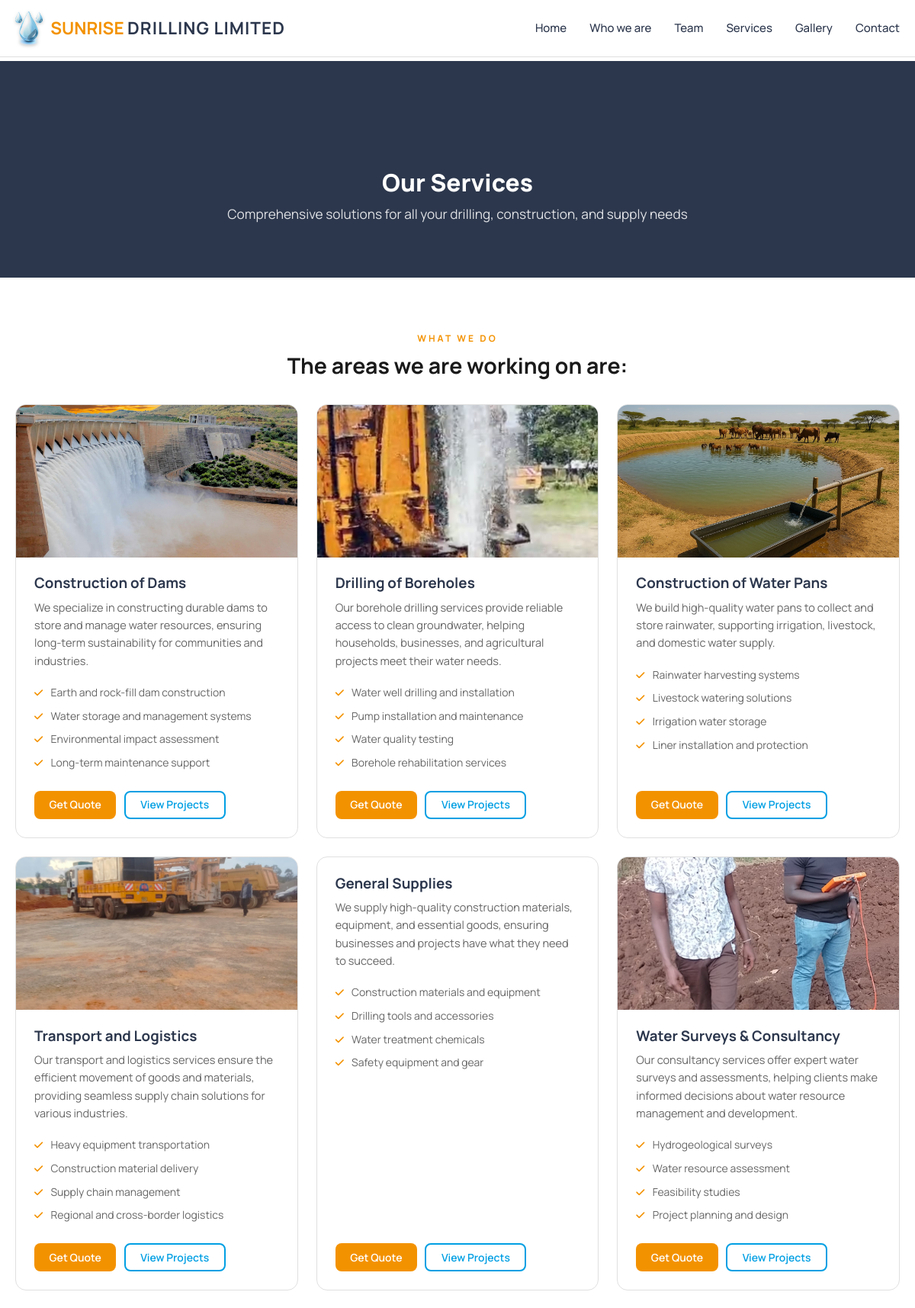
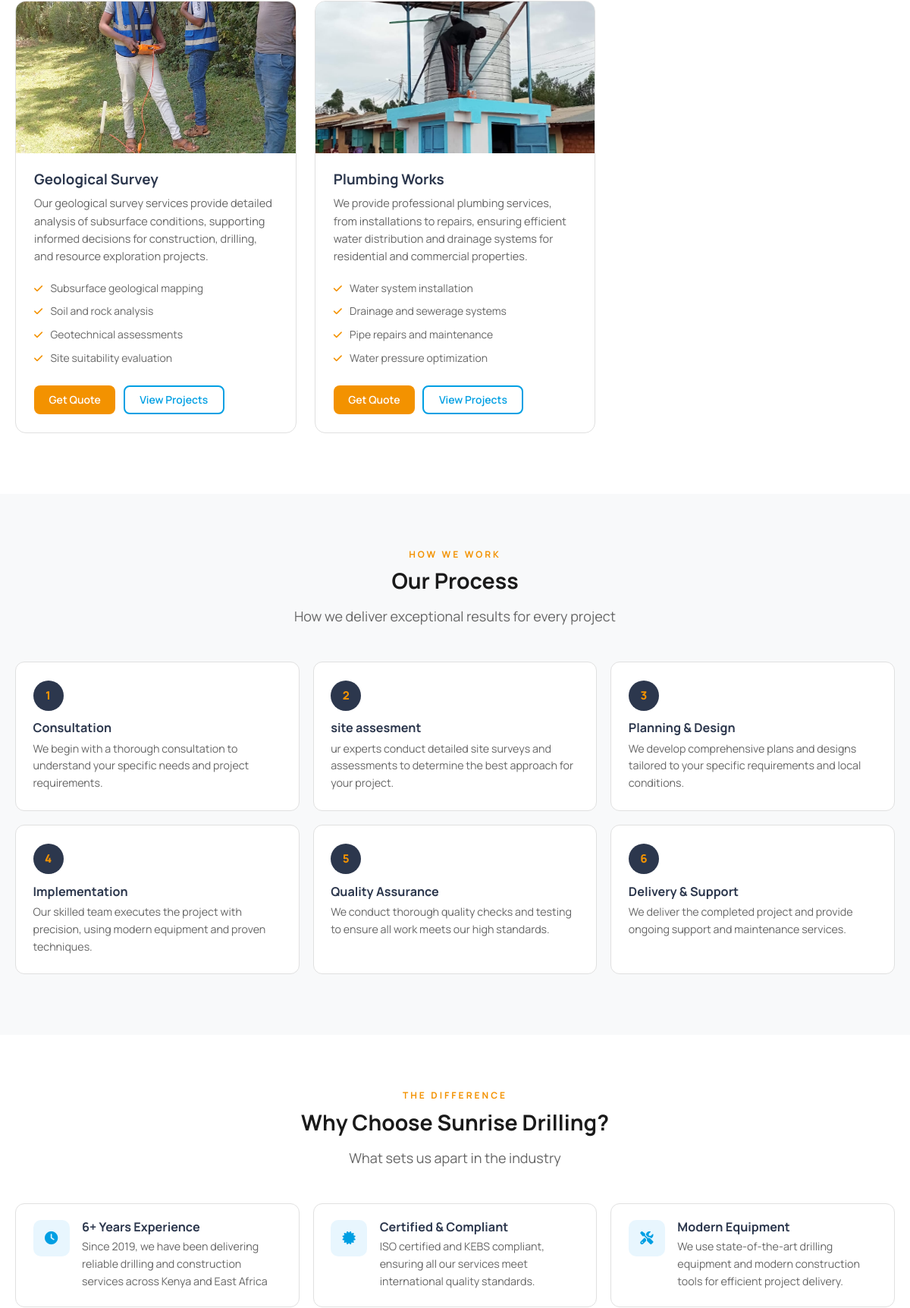
Page /services/ (upper part) on the committed database (2 pictures, top to bottom).
### main/models.py (models this page shows, shortened)
class SingletonModel(models.Model):
    class Meta:
        abstract = True
    @classmethod
    def load(cls):
        obj, _ = cls.objects.get_or_create(pk=1)
        return obj

class ServicesPageContent(SingletonModel):
    header_title = models.CharField(max_length=200, default="Our Services")
    header_subtitle = models.CharField(
        max_length=255,
        default="Comprehensive solutions for all your drilling, construction, and supply needs")
    intro_title = models.CharField(max_length=255, default="The areas we are working on are:")
    process_title = models.CharField(max_length=200, default="Our Process")
    process_subtitle = models.CharField(
        max_length=255, default="How we deliver exceptional results for every project")
    why_title = models.CharField(max_length=200, default="Why Choose Sunrise Drilling?")
    why_subtitle = models.CharField(max_length=255, default="What sets us apart in the industry")
    class Meta:
        verbose_name = "Services Page"
        verbose_name_plural = "Services Page"

class Service(models.Model):
    title = models.CharField(max_length=200)
    description = models.TextField()
    image = models.ImageField(upload_to='services/images/', blank=True, null=True)
    features = models.TextField(help_text="Enter features as a comma-separated list")
    primary_cta_text = models.CharField(max_length=50, default="Get Quote")
    primary_cta_url = models.CharField(max_length=200, default="main:contact")
    secondary_cta_text = models.CharField(max_length=50, default="View Projects")
    secondary_cta_url = models.CharField(max_length=200, default="main:gallery")
    order = models.PositiveIntegerField(default=0)
    class Meta:
        verbose_name = "Service"
        verbose_name_plural = "Services"
        ordering = ['order']
    def get_features_list(self):
        return [feature.strip() for feature in self.features.split(',')]

class ProcessStep(models.Model):
    title = models.CharField(max_length=200)
    description = models.TextField()
    order = models.PositiveIntegerField(default=0)
    class Meta:
        verbose_name = "Process Step"
        verbose_name_plural = "Process Steps"
        ordering = ['order']

class WhyChooseItem(models.Model):
    title = models.CharField(max_length=200)
    description = models.TextField()
    icon = models.CharField(max_length=100, help_text="Font Awesome icon class, e.g., fa-clock")
    order = models.PositiveIntegerField(default=0)
    class Meta:
        verbose_name = "Why Choose Item"
        verbose_name_plural = "Why Choose Items"
        ordering = ['order']

### main/views.py (the view)
# urls.py: path('services/', views.services, name='services'),
def services(request):
    services = Service.objects.all()
    process_steps = ProcessStep.objects.all()
    why_choose_items = WhyChooseItem.objects.all()
    cta = ServicesCTA.objects.first() or ServicesCTA.objects.create()
    context = {
        'content': ServicesPageContent.load(),
        'services': services,
        'process_steps': process_steps,
        'why_choose_items': why_choose_items,
        'cta': cta,
    }
    return render(request, 'main/services.html', context)

### main/context_processors.py (called while the page is built)
def site_content(request):
    return {
        'site_settings': SiteSettings.load(),
        'footer_services': Service.objects.all()[:6],
    }

### templates/main/services.html (shortened to what this page needs)
{% extends 'base.html' %}
{% load static %}
{% block extra_css %}
<link rel="stylesheet" href="{% static 'css/main.css' %}">
<link rel="stylesheet" href="{% static 'css/services.css' %}">
{% endblock %}
{% block content %}
<section class="page-header">
    <div class="container">
        <h1 class="page-title">{{ content.header_title }}</h1>
        <p class="page-subtitle">{{ content.header_subtitle }}</p>
    </div>
</section>
<section class="services-main">
    <div class="container">
        <p class="eyebrow animate-on-scroll">What we do</p>
        <h2 class="section-title animate-on-scroll">{{ content.intro_title }}</h2>
        <div class="services-grid">
            {% for service in services %}
            <div class="svc-card animate-on-scroll">
                {% if service.image %}
                <img class="svc-photo" src="{{ service.image.url }}" alt="{{ service.title }} - Sunrise Drilling Kenya" loading="lazy">
                {% endif %}
                <div class="svc-body">
                    <h3 class="svc-title">{{ service.title }}</h3>
                    <p class="svc-desc">{{ service.description }}</p>
                    <ul class="svc-features">
                        {% for feature in service.get_features_list %}
                        <li><i class="fas fa-check"></i> {{ feature }}</li>
                        {% endfor %}
                    </ul>
                    <div class="svc-actions">
                        <a href="{% url service.primary_cta_url %}" class="svc-btn svc-btn-solid">{{ service.primary_cta_text }}</a>
                        <a href="{% url service.secondary_cta_url %}" class="svc-btn svc-btn-outline">{{ service.secondary_cta_text }}</a>
                    </div>
                </div>
            </div>
            {% empty %}
            <p>No services available at the moment.</p>
            {% endfor %}
        </div>
    </div>
</section>
<section class="process-section">
    <div class="container">
        <p class="eyebrow eyebrow-dark animate-on-scroll">How we work</p>
        <h2 class="section-title animate-on-scroll">{{ content.process_title }}</h2>
        <p class="section-subtitle animate-on-scroll">{{ content.process_subtitle }}</p>
        <div class="process-steps">
            {% for step in process_steps %}
            <div class="process-step animate-on-scroll">
                <div class="process-number">{{ forloop.counter }}</div>
                <h3 class="process-title">{{ step.title }}</h3>
                <p class="process-description">{{ step.description }}</p>
            </div>
            {% empty %}
            <p>No process steps available at the moment.</p>
            {% endfor %}
        </div>
    </div>
</section>
<section class="why-choose">
    <div class="container">
        <p class="eyebrow animate-on-scroll">The difference</p>
        <h2 class="section-title animate-on-scroll">{{ content.why_title }}</h2>
        <p class="section-subtitle animate-on-scroll">{{ content.why_subtitle }}</p>
        <div class="why-choose-grid">
            {% for item in why_choose_items %}
            <div class="why-choose-item animate-on-scroll">
                <div class="why-choose-icon"><i class="fas {{ item.icon }}"></i></div>
                <div>
                    <h3 class="why-choose-title">{{ item.title }}</h3>
                    <p class="why-choose-description">{{ item.description }}</p>
                </div>
            </div>
            {% endfor %}
        </div>
    </div>
</section>
{% endblock %}

### static/css/main.css (style rules this page uses)
:root { --primary-blue: #009FE3; --primary-orange: #F39200; --brand-navy: #2C374D; --brand-blue-deep: #0077B6; --text-dark: #1a1a1a; --text-light: #666666; --white: #ffffff; --light-gray: #f8f9fa; --border-color: #e0e0e0; --shadow: 0 2px 10px rgba(29, 42, 62, 0.06); --shadow-lg: 0 12px 28px rgba(29, 42, 62, 0.12); }
* { margin: 0; padding: 0; box-sizing: border-box; }
body { font-family: 'Manrope', sans-serif; line-height: 1.6; color: var(--text-dark); background-color: var(--white); overflow-x: hidden; }
h1, h2, h3, h4, h5, h6 { font-weight: 600; line-height: 1.2; margin-bottom: 1rem; }
h1 { font-size: 2.2rem; font-weight: 800; }
h2 { font-size: 1.9rem; font-weight: 700; }
h3 { font-size: 1.6rem; font-weight: 600; }
p { margin-bottom: 1rem; color: var(--text-light); }
.container { max-width: 1200px; margin: 0 auto; padding: 0 20px; }
.section-title { font-size: 1.9rem; font-weight: 700; text-align: center; margin-bottom: 1rem; color: var(--text-dark); }
.section-subtitle { font-size: 1.2rem; text-align: center; color: var(--text-light); margin-bottom: 3rem; max-width: 600px; margin-left: auto; margin-right: auto; }
.fade-in { opacity: 0; transform: translateY(12px); animation: fadeInUp 0.45s ease forwards; }

### templates/base.html (style rules this page uses)
:root { --primary-blue: #009FE3; --primary-orange: #F39200; --brand-navy: #2C374D; --brand-blue-deep: #0077B6; --text-dark: #1a1a1a; --text-light: #666666; --white: #ffffff; --light-gray: #f8f9fa; --border-color: #e0e0e0; }
* { margin: 0; padding: 0; box-sizing: border-box; }
html { font-size: 15px; }
body { font-family: 'Manrope', sans-serif; line-height: 1.6; color: var(--text-dark); background-color: var(--white); }
.container { max-width: 1200px; margin: 0 auto; padding: 0 20px; }
.section-title { font-size: 1.9rem; font-weight: 700; text-align: center; margin-bottom: 1rem; color: var(--text-dark); }
.section-subtitle { font-size: 1.2rem; text-align: center; color: var(--text-light); margin-bottom: 3rem; }
.eyebrow { color: var(--primary-orange); font-size: 0.8rem; font-weight: 700; letter-spacing: 3px; text-transform: uppercase; text-align: center; margin-bottom: 0.6rem; }
.fade-in { opacity: 0; transform: translateY(12px); animation: fadeInUp 0.45s ease forwards; }

### rows in the picture
ServicesPageContent: header_title "Our Services", header_subtitle "Comprehensive solutions for all your drilling, construction, and supply needs", intro_title "The areas we are working on are:", process_title "Our Process", process_subtitle "How we deliver exceptional results for every project", why_title "Why Choose Sunrise Drilling?", why_subtitle "What sets us apart in the industry"
Service: image (picture), title "Construction of Dams", description "We specialize in constructing durable dams to store and manage water resources, ensuring long-term sustainability for communities and industries.", get_features_list "Earth and rock-fill dam construction" "Water storage and management systems" "Environmental impact assessment" "Long-term maintenance support", primary_cta_text "Get Quote", secondary_cta_text "View Projects"
Service: image (picture), title "Drilling of Boreholes", description "Our borehole drilling services provide reliable access to clean groundwater, helping households, businesses, and agricultural projects meet their water needs.", get_features_list "Water well drilling and installation" "Pump installation and maintenance" "Water quality testing" "Borehole rehabilitation services", primary_cta_text "Get Quote", secondary_cta_text "View Projects"
Service: image (picture), title "Construction of Water Pans", description "We build high-quality water pans to collect and store rainwater, supporting irrigation, livestock, and domestic water supply.", get_features_list "Rainwater harvesting systems" "Livestock watering solutions" "Irrigation water storage" "Liner installation and protection", primary_cta_text "Get Quote", secondary_cta_text "View Projects"
Service: image (picture), title "Transport and Logistics", description "Our transport and logistics services ensure the efficient movement of goods and materials, providing seamless supply chain solutions for various industries.", get_features_list "Heavy equipment transportation" "Construction material delivery" "Supply chain management" "Regional and cross-border logistics", primary_cta_text "Get Quote", secondary_cta_text "View Projects"
Service: title "General Supplies", description "We supply high-quality construction materials, equipment, and essential goods, ensuring businesses and projects have what they need to succeed.", get_features_list "Construction materials and equipment" "Drilling tools and accessories" "Water treatment chemicals" "Safety equipment and gear", primary_cta_text "Get Quote", secondary_cta_text "View Projects"
Service: image (picture), title "Water Surveys & Consultancy", description "Our consultancy services offer expert water surveys and assessments, helping clients make informed decisions about water resource management and development.", get_features_list "Hydrogeological surveys" "Water resource assessment" "Feasibility studies" "Project planning and design", primary_cta_text "Get Quote", secondary_cta_text "View Projects"
Service: image (picture), title "Geological Survey", description "Our geological survey services provide detailed analysis of subsurface conditions, supporting informed decisions for construction, drilling, and resource exploration projects.", get_features_list "Subsurface geological mapping" "Soil and rock analysis" "Geotechnical assessments" "Site suitability evaluation", primary_cta_text "Get Quote", secondary_cta_text "View Projects"
Service: image (picture), title "Plumbing Works", description "We provide professional plumbing services, from installations to repairs, ensuring efficient water distribution and drainage systems for residential and commercial properties.", get_features_list "Water system installation" "Drainage and sewerage systems" "Pipe repairs and maintenance" "Water pressure optimization", primary_cta_text "Get Quote", secondary_cta_text "View Projects"
ProcessStep: title "Consultation", description "We begin with a thorough consultation to understand your specific needs and project requirements."
ProcessStep: title "site assesment", description "ur experts conduct detailed site surveys and assessments to determine the best approach for your project."
ProcessStep: title "Planning & Design", description "We develop comprehensive plans and designs tailored to your specific requirements and local conditions."
ProcessStep: title "Implementation", description "Our skilled team executes the project with precision, using modern equipment and proven techniques."
ProcessStep: title "Quality Assurance", description "We conduct thorough quality checks and testing to ensure all work meets our high standards."
ProcessStep: title "Delivery & Support", description "We deliver the completed project and provide ongoing support and maintenance services."
WhyChooseItem: title "6+ Years Experience", description "Since 2019, we have been delivering reliable drilling and construction services across Kenya and East Africa"
WhyChooseItem: title "Certified & Compliant", description "ISO certified and KEBS compliant, ensuring all our services meet international quality standards."
WhyChooseItem: title "Modern Equipment", description "We use state-of-the-art drilling equipment and modern construction tools for efficient project delivery."
